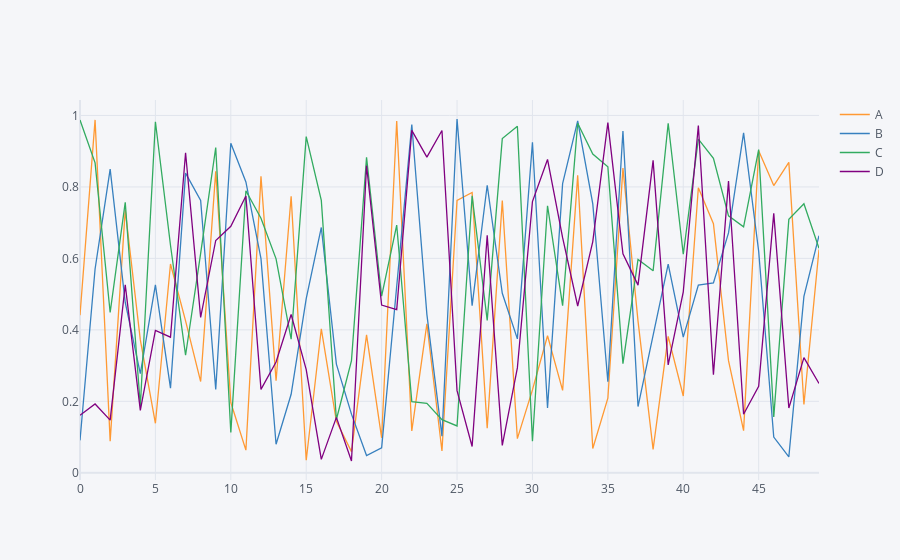

Notebook source saved alongside this figure:
### Markdown cell above
## 1.Line Charts

### Code cell
arr_1 = np.random.rand(50,4)
df_1 = pd.DataFrame(arr_1,columns=['A','B','C','D'])
df_1.head()
df_1.iplot()
